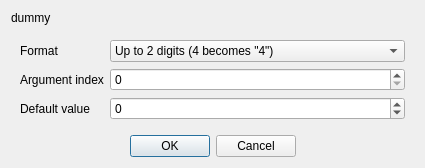
<?xml version="1.0" encoding="UTF-8"?>
<ui version="4.0">
 <class>Dialog</class>
 <widget class="QDialog" name="Dialog">
  <property name="windowModality">
   <enum>Qt::NonModal</enum>
  </property>
  <property name="geometry">
   <rect>
    <x>0</x>
    <y>0</y>
    <width>292</width>
    <height>156</height>
   </rect>
  </property>
  <property name="windowTitle">
   <string>Dialog</string>
  </property>
  <property name="locale">
   <locale language="English" country="UnitedStates"/>
  </property>
  <property name="modal">
   <bool>true</bool>
  </property>
  <layout class="QVBoxLayout" name="verticalLayout">
   <property name="sizeConstraint">
    <enum>QLayout::SetFixedSize</enum>
   </property>
   <item>
    <widget class="QLabel" name="labelDescription">
     <property name="text">
      <string>dummy</string>
     </property>
    </widget>
   </item>
   <item>
    <widget class="QWidget" name="widget" native="true">
     <layout class="QGridLayout" name="gridLayout" columnstretch="4,10">
      <item row="0" column="0">
       <widget class="QLabel" name="labelFormat">
        <property name="text">
         <string>Format</string>
        </property>
       </widget>
      </item>
      <item row="1" column="1">
       <widget class="QSpinBox" name="spinArgumentIdx">
        <property name="maximum">
         <number>2147483647</number>
        </property>
       </widget>
      </item>
      <item row="1" column="0">
       <widget class="QLabel" name="labelArgumentIdx">
        <property name="text">
         <string>Argument index</string>
        </property>
       </widget>
      </item>
      <item row="2" column="0">
       <widget class="QLabel" name="labelDefaultValue">
        <property name="text">
         <string>Default value</string>
        </property>
       </widget>
      </item>
      <item row="2" column="1">
       <widget class="QSpinBox" name="spinDefaultValue">
        <property name="minimum">
         <number>-2147483647</number>
        </property>
        <property name="maximum">
         <number>2147483647</number>
        </property>
       </widget>
      </item>
      <item row="0" column="1">
       <widget class="QComboBox" name="comboFormat">
        <item>
         <property name="text">
          <string>Up to 2 digits (4 becomes &quot;4&quot;)</string>
         </property>
        </item>
        <item>
         <property name="text">
          <string>Up to 3 digits (4 becomes &quot;4&quot;)</string>
         </property>
        </item>
        <item>
         <property name="text">
          <string>Up to 4 digits (4 becomes &quot;4&quot;)</string>
         </property>
        </item>
        <item>
         <property name="text">
          <string>Up to 5 digits (4 becomes &quot;4&quot;)</string>
         </property>
        </item>
        <item>
         <property name="text">
          <string>Up to 6 digits (4 becomes &quot;4&quot;)</string>
         </property>
        </item>
        <item>
         <property name="text">
          <string>2 digits with leading zeros (4 becomes &quot;04&quot;)</string>
         </property>
        </item>
        <item>
         <property name="text">
          <string>3 digits with leading zeros (4 becomes &quot;004&quot;)</string>
         </property>
        </item>
        <item>
         <property name="text">
          <string>4 digits with leading zeros (4 becomes &quot;0004&quot;)</string>
         </property>
        </item>
        <item>
         <property name="text">
          <string>5 digits with leading zeros (4 becomes &quot;00004&quot;)</string>
         </property>
        </item>
        <item>
         <property name="text">
          <string>6 digits with leading zeros (4 becomes &quot;000004&quot;)</string>
         </property>
        </item>
       </widget>
      </item>
     </layout>
    </widget>
   </item>
   <item>
    <widget class="QDialogButtonBox" name="buttonBox">
     <property name="standardButtons">
      <set>QDialogButtonBox::Cancel|QDialogButtonBox::Ok</set>
     </property>
     <property name="centerButtons">
      <bool>true</bool>
     </property>
    </widget>
   </item>
  </layout>
 </widget>
 <resources/>
 <connections/>
</ui>
